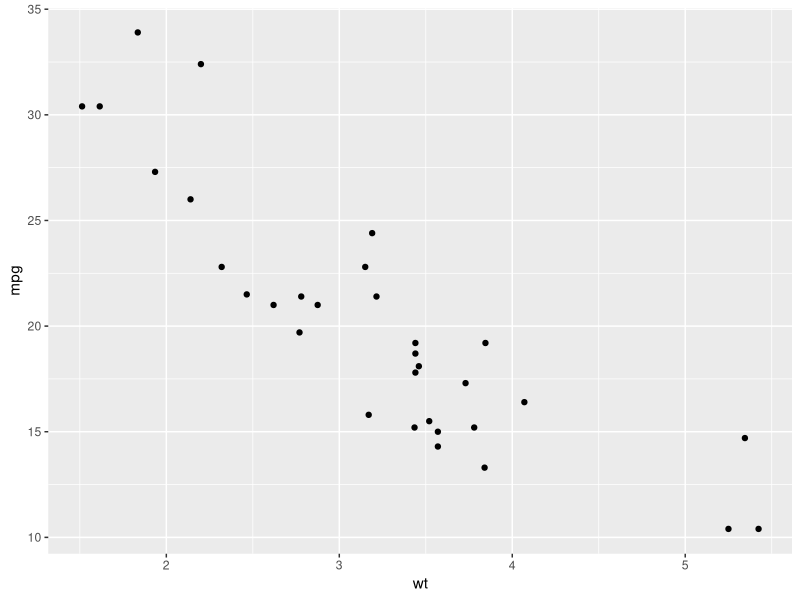
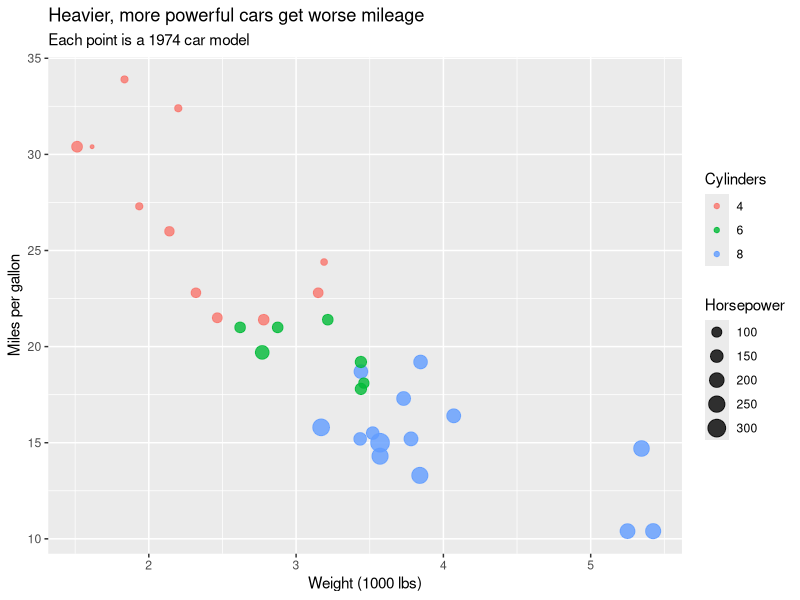
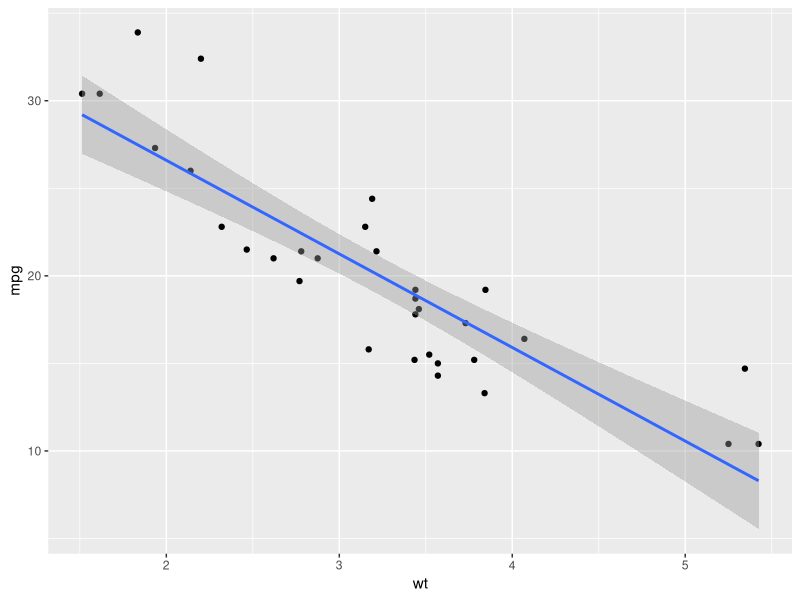
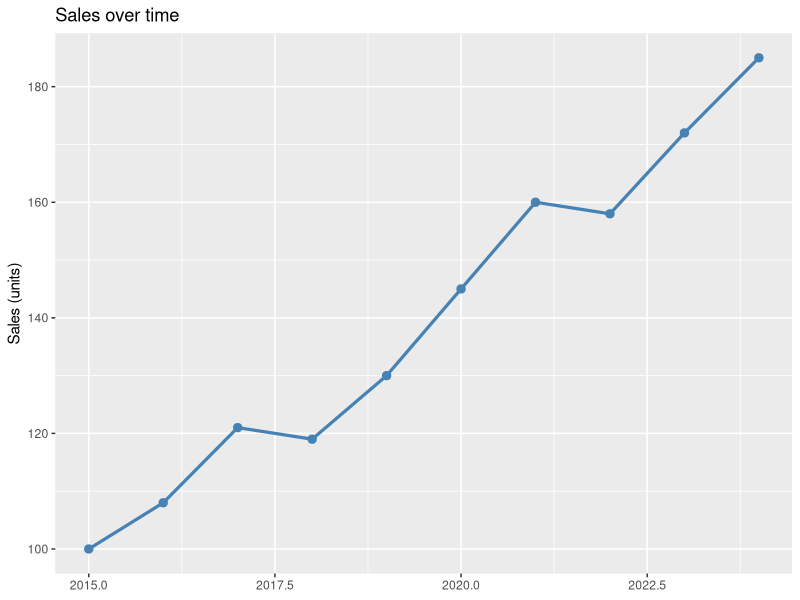
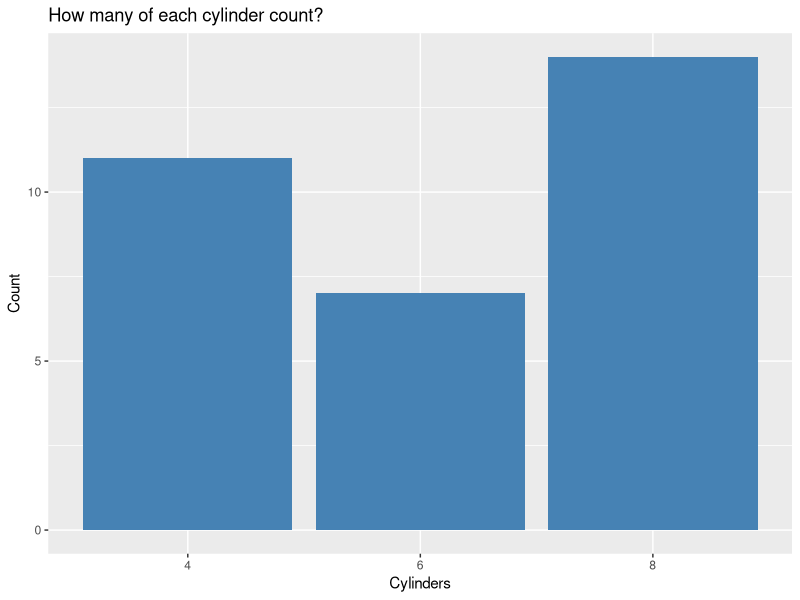
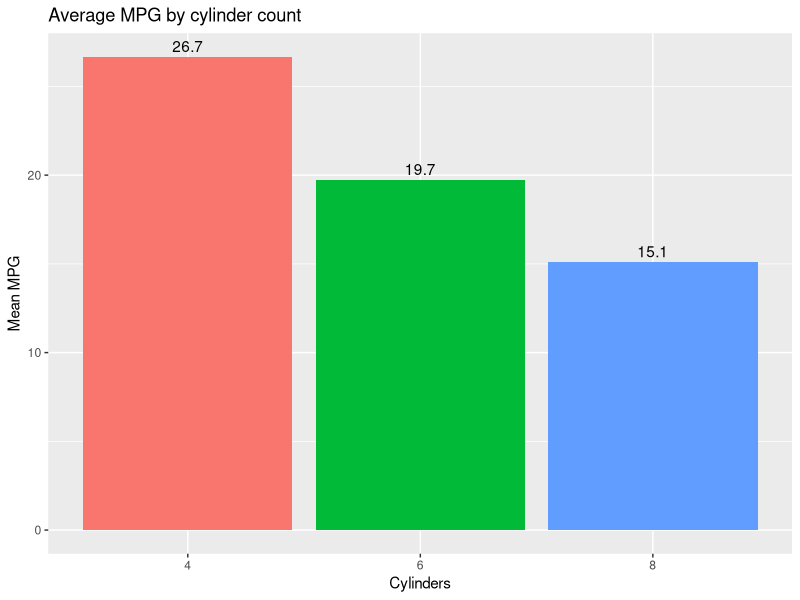
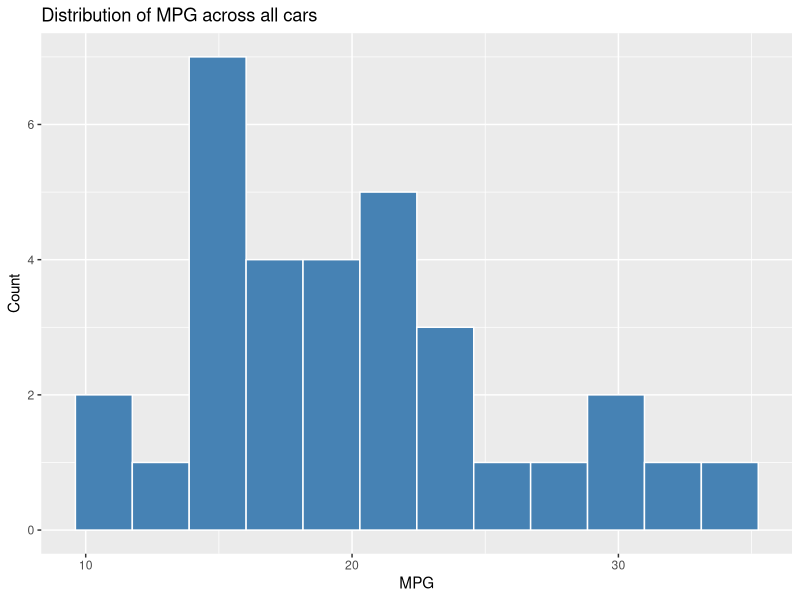
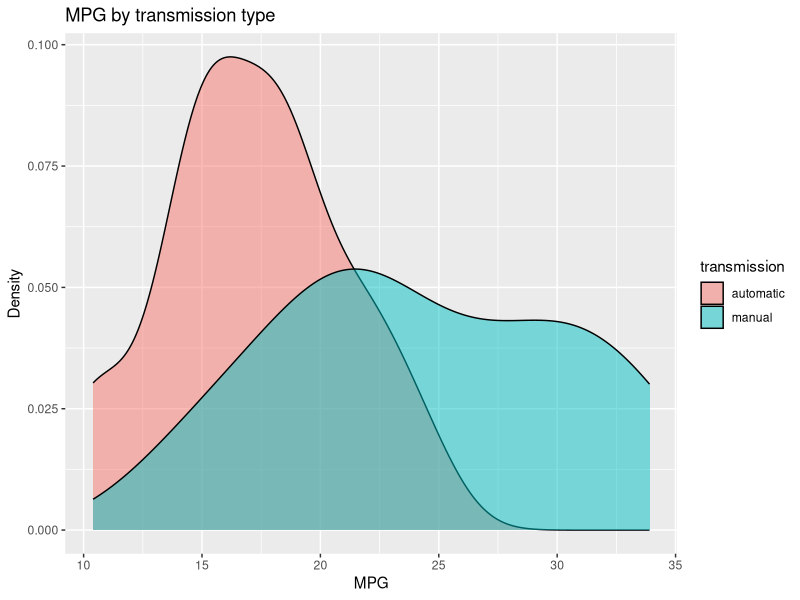

R code for these plots, in order:
## ---- chunk 1
knitr::opts_chunk$set(
  comment = "#>",
  message = FALSE,
  warning = FALSE,
  fig.width = 6.5,
  fig.height = 4.2,
  dpi = 100
)
options(scipen = 999)
## ---- chunk 2
library(ggplot2)
library(dplyr)

cars <- mtcars |>
  tibble::rownames_to_column("model") |>
  tibble::as_tibble() |>
  mutate(
    cyl = factor(cyl),
    transmission = if_else(am == 1, "manual", "automatic")
  )
## ---- chunk 3
ggplot(cars, aes(x = wt, y = mpg)) +
  geom_point()
## ---- chunk 4
ggplot(cars, aes(x = wt, y = mpg, color = cyl, size = hp)) +
  geom_point(alpha = 0.8) +
  labs(
    title = "Heavier, more powerful cars get worse mileage",
    subtitle = "Each point is a 1974 car model",
    x = "Weight (1000 lbs)",
    y = "Miles per gallon",
    color = "Cylinders",
    size = "Horsepower"
  )
## ---- chunk 5
ggplot(cars, aes(x = wt, y = mpg)) +
  geom_point() +
  geom_smooth(method = "lm", se = TRUE)
## ---- chunk 6
year_data <- tibble::tibble(
  year = 2015:2024,
  sales = c(100, 108, 121, 119, 130, 145, 160, 158, 172, 185)
)

ggplot(year_data, aes(x = year, y = sales)) +
  geom_line(linewidth = 1.1, color = "steelblue") +
  geom_point(size = 2.5, color = "steelblue") +
  labs(title = "Sales over time", x = NULL, y = "Sales (units)")
## ---- chunk 7
ggplot(cars, aes(x = cyl)) +
  geom_bar(fill = "steelblue") +
  labs(title = "How many of each cylinder count?", x = "Cylinders", y = "Count")
## ---- chunk 8
cars |>
  group_by(cyl) |>
  summarise(mean_mpg = mean(mpg), .groups = "drop") |>
  ggplot(aes(x = cyl, y = mean_mpg, fill = cyl)) +
  geom_col() +
  geom_text(aes(label = round(mean_mpg, 1)), vjust = -0.4) +
  labs(title = "Average MPG by cylinder count", x = "Cylinders", y = "Mean MPG") +
  theme(legend.position = "none")
## ---- chunk 9
ggplot(cars, aes(x = mpg)) +
  geom_histogram(bins = 12, fill = "steelblue", color = "white") +
  labs(title = "Distribution of MPG across all cars", x = "MPG", y = "Count")
## ---- chunk 10
ggplot(cars, aes(x = mpg, fill = transmission)) +
  geom_density(alpha = 0.5) +
  labs(title = "MPG by transmission type", x = "MPG", y = "Density")
## ---- chunk 11
ggplot(cars, aes(x = cyl, y = mpg, fill = cyl)) +
  geom_boxplot() +
  labs(title = "MPG by cylinder count", x = "Cylinders", y = "MPG") +
  theme(legend.position = "none")
## ---- chunk 12
ggplot(cars, aes(x = wt, y = mpg)) +
  geom_point() +
  geom_smooth(method = "lm", se = FALSE) +
  facet_wrap(~ cyl, labeller = label_both) +
  labs(title = "Weight vs. MPG by cylinder count")
## ---- chunk 13
ggplot(cars, aes(x = wt, y = mpg)) +
  geom_point() +
  facet_grid(transmission ~ cyl, labeller = label_both) +
  labs(title = "Weight vs. MPG by transmission and cylinder count")
## ---- chunk 14
ggplot(cars, aes(x = wt, y = mpg, color = hp)) +
  geom_point(size = 3) +
  scale_color_viridis_c(option = "plasma") +
  scale_x_continuous(limits = c(1, 6), breaks = 1:6) +
  scale_y_continuous(name = "Miles per gallon") +
  labs(title = "Weight vs. MPG, colored by horsepower")
## ---- chunk 15
p <- ggplot(cars, aes(x = wt, y = mpg, color = cyl)) +
  geom_point(size = 3) +
  labs(title = "Weight vs. MPG", x = "Weight", y = "MPG")

p + theme_minimal()
## ---- chunk 16
p + theme_classic()
## ---- chunk 17
p +
  theme_minimal(base_size = 13) +
  theme(
    plot.title = element_text(face = "bold", size = 16),
    legend.position = "bottom",
    panel.grid.minor = element_blank()
  )
## ---- chunk 18
ggplot(cars, aes(x = wt, y = mpg, color = cyl)) +
  geom_point(size = 3, alpha = 0.85) +
  geom_smooth(method = "lm", se = FALSE, linewidth = 0.9) +
  scale_color_viridis_d(option = "viridis", end = 0.85) +
  labs(
    title = "Heavier cars get worse mileage — but cylinder count matters too",
    subtitle = "Each point is a 1974 car model from the mtcars dataset",
    x = "Weight (1000 lbs)",
    y = "Miles per gallon",
    color = "Cylinders",
    caption = "Data: Henderson & Velleman (1981). Building multiple regression models interactively."
  ) +
  theme_minimal(base_size = 13) +
  theme(
    plot.title = element_text(face = "bold"),
    plot.subtitle = element_text(color = "grey40"),
    plot.caption = element_text(color = "grey50", hjust = 0),
    legend.position = "bottom",
    panel.grid.minor = element_blank()
  )
## ---- chunk 19
ggplot(cars, aes(x = hp, y = mpg, color = cyl)) +
  geom_point(size = 3) +
  labs(title = "Horsepower vs. MPG", x = "Horsepower", y = "MPG", color = "Cylinders")
## ---- chunk 20
cars |>
  group_by(transmission) |>
  summarise(mean_mpg = mean(mpg), .groups = "drop") |>
  ggplot(aes(x = transmission, y = mean_mpg, fill = transmission)) +
  geom_col(width = 0.6) +
  geom_text(aes(label = round(mean_mpg, 1)), vjust = -0.4) +
  labs(title = "Mean MPG by transmission type", x = NULL, y = "Mean MPG") +
  theme_minimal() +
  theme(legend.position = "none")
## ---- chunk 21
ggplot(cars, aes(x = wt, y = mpg)) +
  geom_point() +
  geom_smooth(method = "lm", se = FALSE) +
  facet_wrap(~ cyl, labeller = label_both) +
  theme_minimal()
